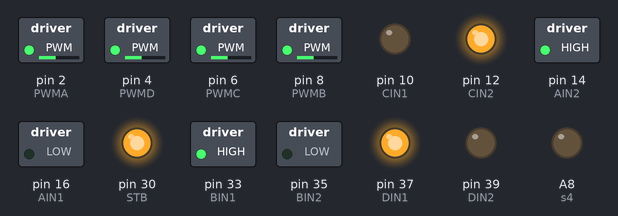
A sketch run on a simulated Arduino Mega 2560, built with avr-gcc and run on an emulated ATmega2560. Parts: switched loads named in the sketch (green lamp = pin HIGH), output pins drawn as LEDs (lit = HIGH).

Above: at 0.1 s.
Timing chart, 0 to 1.6 s (numbered marks = the images above):
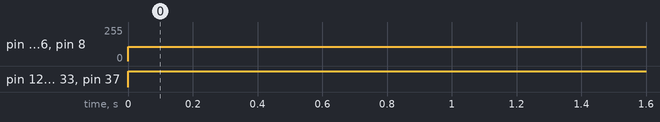

Measured:
- by itself, pin 2 (PWMA), pin 4 (PWMD), pin 6 (PWMC), pin 8 (PWMB): 0/255 → 106/255 at 0.00 s
- by itself, pin 12 (CIN2), pin 14 (AIN2), pin 33 (BIN1), pin 37 (DIN1): LOW → HIGH at 0.00 s

The sketch:

main.ino
```cpp
#include "lib.h"
#include "motor.h"


void setup(){
  pinMode(AIN1, OUTPUT); // Vector1 AD
  pinMode(AIN2, OUTPUT);
  pinMode(BIN1, OUTPUT); // Vector2 BC
  pinMode(BIN2, OUTPUT);
  pinMode(CIN1, OUTPUT);
  pinMode(CIN2, OUTPUT);
  pinMode(DIN1, OUTPUT);
  pinMode(DIN2, OUTPUT);
  pinMode(PWMA, OUTPUT);
  pinMode(PWMB, OUTPUT);
  pinMode(PWMC, OUTPUT);
  pinMode(PWMD, OUTPUT);
  pinMode(STB, OUTPUT);

  pinMode(s1, OUTPUT);
  pinMode(s2, OUTPUT);
  pinMode(s3, OUTPUT);
  pinMode(s4, OUTPUT);

  Serial.begin(9600);

  digitalWrite(STB, 1);
}

void loop() {
  motor_drive_on_vector(150, 0);
}
```

motor.h
```cpp
#define AIN1 16
#define AIN2 14
#define BIN1 33
#define BIN2 35
#define CIN1 10
#define CIN2 12
#define DIN1 37
#define DIN2 39
#define PWMA 2  //A
#define PWMB 8  //D
#define PWMC 6  //C
#define PWMD 4  //B
#define STB 30

void Vector_x(float power){
  if (power > 0)
  {
    digitalWrite(AIN2, 1);
    digitalWrite(DIN1, 1);
    digitalWrite(AIN1, 0);
    digitalWrite(DIN2, 0);
  }
  else if (power < 0)
  {
    digitalWrite(AIN1, 1);
    digitalWrite(DIN2, 1);
    digitalWrite(AIN2, 0);
    digitalWrite(DIN1, 0);
    power *= -1;
  }
  else
  {
    digitalWrite(AIN1, 0);
    digitalWrite(DIN2, 0);
    digitalWrite(AIN2, 0);
    digitalWrite(DIN1, 0);
  }
  analogWrite(PWMA, power);
  analogWrite(PWMD, power);
}

void Vector_y(float power){
  if (power > 0)
  {
    digitalWrite(CIN2, 1);
    digitalWrite(BIN1, 1);
    digitalWrite(CIN1, 0);
    digitalWrite(BIN2, 0);
  }
  else if (power < 0)
  {
    digitalWrite(CIN1, 1);
    digitalWrite(BIN2, 1);
    digitalWrite(CIN2, 0);
    digitalWrite(BIN1, 0);
    power *= -1;
  }
  else
  {
    digitalWrite(CIN1, 0);
    digitalWrite(BIN2, 0);
    digitalWrite(CIN2, 0);
    digitalWrite(BIN1, 0);
  }
  analogWrite(PWMB, power);
  analogWrite(PWMC, power);
}

void motor_drive_on_vector(int power, int angle){
  angle += 45;
  if (angle > 360){
    angle = angle - 360;
  }
  Vector_x(power * cos(angle * 3.14 / 180));
  Vector_y(power * sin(angle * 3.14 / 180));
}
```

lib.h
```cpp
//Mux control pins
#define s1 A2
#define s2 A4
#define s3 A6
#define s4 A8

//Mux in "SIG" pin
#define SIG_pin A0

int readMux(byte channel){
  int muxChannell[8][4]={
    {0,0,0,0},
    {1,1,0,0},
    {0,0,1,0},
    {1,1,1,0},
    {0,0,0,1},
    {1,1,0,1},
    {0,0,1,1},
    {1,1,1,1}
  };

  int controlPin[4] = {s1, s2, s3, s4};
  for(int i = 0; i < 4; i ++){
    digitalWrite(controlPin[i], muxChannell[channel][i]);
  }
  int val = analogRead(SIG_pin);
  return val;
}
```
